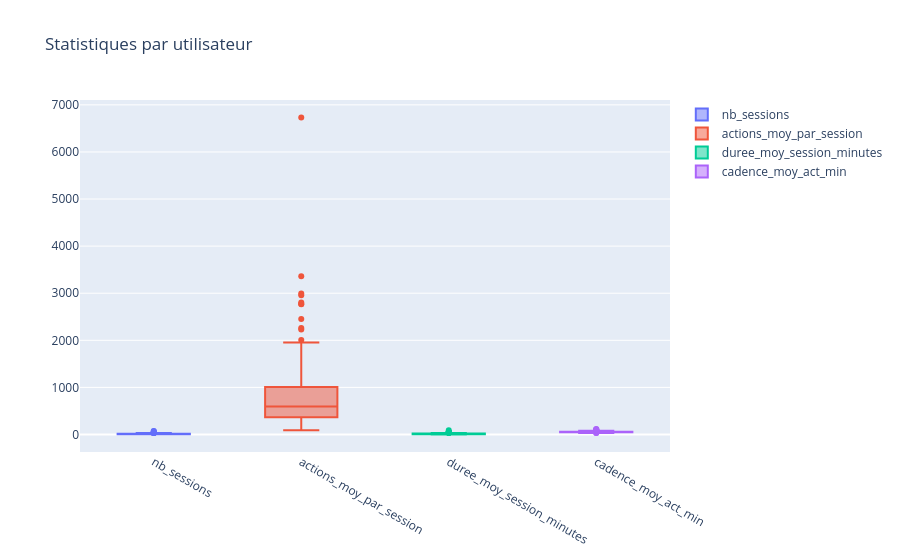

Source (notebook cell):
### Code cell
fig2 = go.Figure()
fig2.add_trace(go.Box(y=stat_df_per_user["nb_sessions"], name="nb_sessions"))
fig2.add_trace(go.Box(y=stat_df_per_user["actions_moy_par_session"], name="actions_moy_par_session"))
fig2.add_trace(go.Box(y=stat_df_per_user["duree_moy_session_minutes"], name="duree_moy_session_minutes"))
fig2.add_trace(go.Box(y=stat_df_per_user["cadence_moy_act_min"], name="cadence_moy_act_min"))
fig2.update_layout(title="Statistiques par utilisateur")

### Figure 1 — Plotly figure (JSON) as saved in the notebook; plotly's stock layout.template omitted (floating-point values rounded to 4 significant figures; data arrays with more than 128 entries replaced by an {"elided": "..."} marker saying what was removed)
{"data": [{"name": "nb_sessions", "type": "box", "y": {"elided": "247 int values"}}, {"name": "actions_moy_par_session", "type": "box", "y": {"elided": "247 float values"}}, {"name": "duree_moy_session_minutes", "type": "box", "y": {"elided": "247 float values"}}, {"name": "cadence_moy_act_min", "type": "box", "y": {"elided": "247 float values"}}], "layout": {"title": {"text": "Statistiques par utilisateur"}}}
